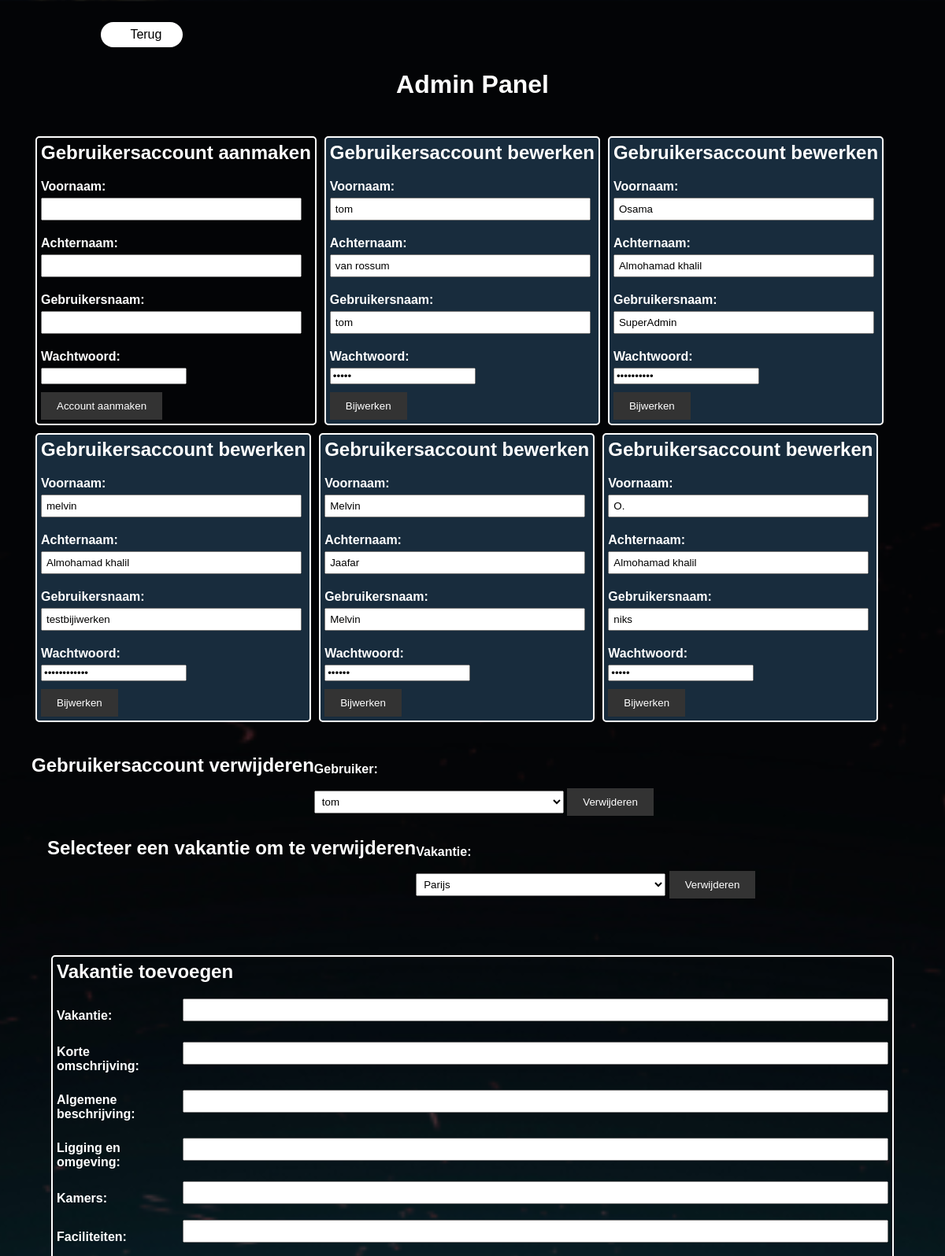
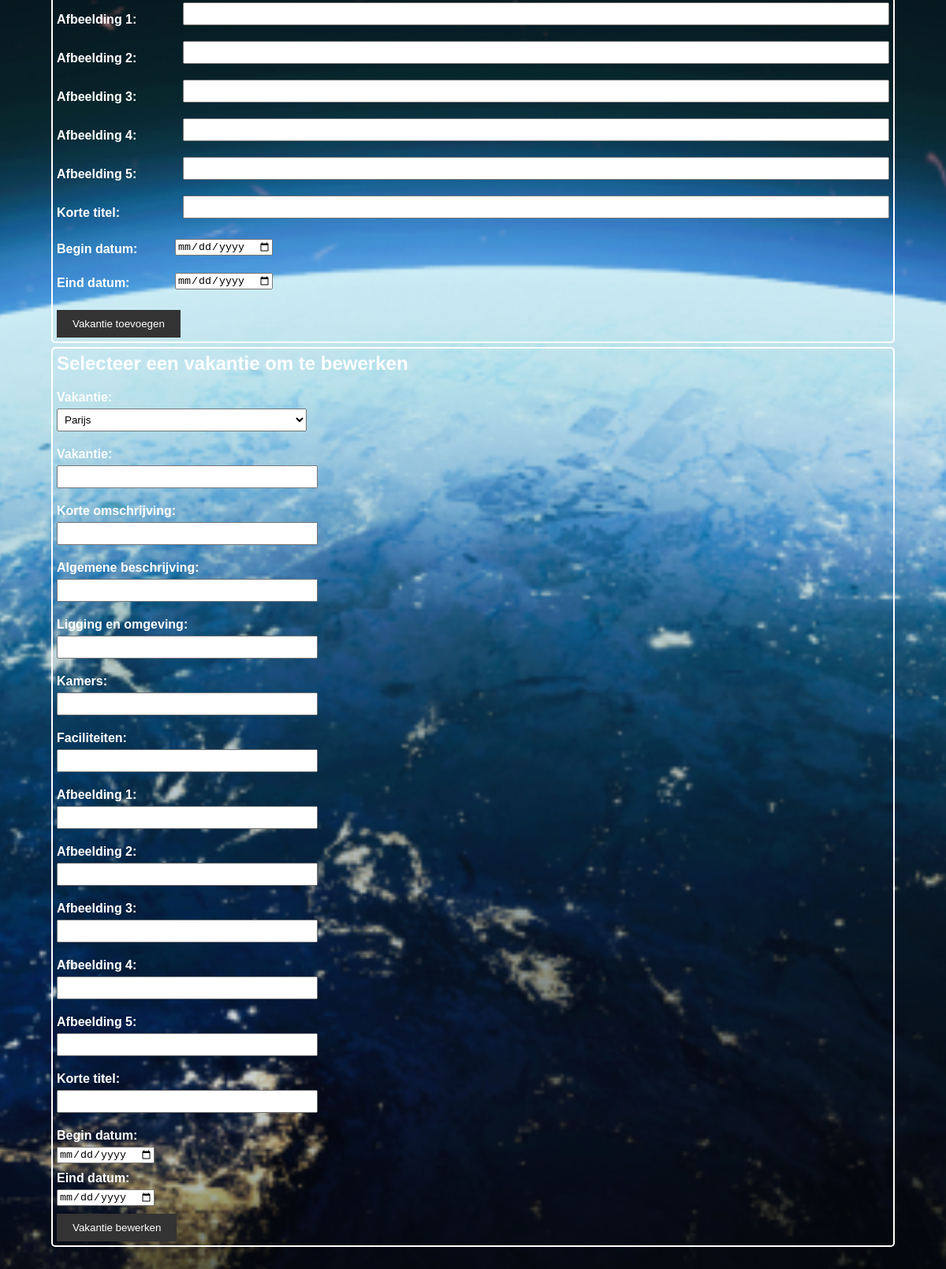
Page /AdminPanel.php on the committed database (2 pictures, top to bottom).
### tables this page shows
CREATE TABLE `member` (
  `id` int(11) NOT NULL,
  `firstname` varchar(50) NOT NULL,
  `lastname` varchar(50) NOT NULL,
  `username` varchar(30) NOT NULL,
  `password` varchar(12) NOT NULL
);

### AdminPanel.php (the view, shortened to what this page needs)
<!DOCTYPE html>
<html>
<head>
    <link rel="stylesheet" href="css/Contact.css">
    <link rel="stylesheet" href="css/bestemming.css">
    <link rel="stylesheet" href="css/adminpanel.css">
</head>
<body>
    <div class="terug-div">
        <a class="terug-button" href="index.php"><i class="fas fa-arrow-left"></i>Terug</a>
    </div>
    <h1>Admin Panel</h1>
    <div class="container">
        <div class="box">
            <form method="POST" class="aanmaken" action="register.php">
                <h2>Gebruikersaccount aanmaken</h2>
                <label for="firstname">Voornaam:</label>
                <input type="text" id="firstname" name="firstname" required><br>
                <label for="lastname">Achternaam:</label>
                <input type="text" id="lastname" name="lastname" required><br>
                <label for="username">Gebruikersnaam:</label>
                <input type="text" id="username" name="username" required><br>
                <label for="password">Wachtwoord:</label>
                <input type="password" id="password" name="password" required><br>
                <input type="submit" name="register" value="Account aanmaken">
            </form>
            <?php
            require_once './database/conn.php';
            $sql = "SELECT * FROM `member`";
            $stmt = $conn->prepare($sql);
            $stmt->execute();
            $users = $stmt->fetchAll(PDO::FETCH_ASSOC);
            if ($users) {
                foreach ($users as $user) {
                    ?>
                    <form method="POST" class="bewerken" action="">
                        <h2>Gebruikersaccount bewerken</h2>
                        <label for="firstname">Voornaam:</label>
                        <input type="text" id="firstname" name="firstname" value="<?php echo $user['firstname']; ?>"
                            required><br>
                        <label for="lastname">Achternaam:</label>
                        <input type="text" id="lastname" name="lastname" value="<?php echo $user['lastname']; ?>" required><br>
                        <label for="username">Gebruikersnaam:</label>
                        <input type="text" id="username" name="username" value="<?php echo $user['username']; ?>" required><br>
                        <label for="password">Wachtwoord:</label>
                        <input type="password" id="password" name="password" value="<?php echo $user['password']; ?>"
                            required><br>
                        <input type="submit" name="update" value="Bijwerken">
                    </form>
                    <?php
                }
            } else {
                echo "Geen gebruikers gevonden.";
            }
            ?>
        </div>
    </div>
    <div class="box">
        <?php
        require_once './database/conn.php';
        $stmt = $conn->prepare("SELECT * FROM `member`");
        $stmt->execute();
        $users = array();
        while ($row = $stmt->fetch(PDO::FETCH_ASSOC)) {
            $users[$row['id']] = $row['username'];
        }
        ?>
        <h2>Gebruikersaccount verwijderen</h2>
        <form method="POST">
            <label for="user">Gebruiker:</label>
            <select name="id" id="user">
                <?php foreach ($users as $id => $username) { ?>
                    <option value="<?php echo $id; ?>"><?php echo $username; ?></option>
                <?php } ?>
            </select>
            <input type="submit" name="delete" value="Verwijderen">
        </form>
        <div class="box">
            <?php
            $dsn = 'mysql:dbname=db_login;host=127.0.0.1';
            $user = 'root';
            $password = '';
            $dbh = new PDO($dsn, $user, $password);
            $stmt = $dbh->query("SELECT * FROM vakanties");
            $vakanties = array();
            while ($row = $stmt->fetch(PDO::FETCH_ASSOC)) {
                $vakanties[$row['id']] = $row['vakantie'];
            }
            ?>
            <h2>Selecteer een vakantie om te verwijderen</h2>
            <form method="POST">
                <label for="vakantie">Vakantie:</label>
                <select name="vakantie_id" id="vakantie">
                    <?php foreach ($vakanties as $id => $vakantie) { ?>
                        <option value="<?php echo $id; ?>"><?php echo $vakantie; ?></option>
                    <?php } ?>
                </select>
                <input type="submit" name="vakantie-verwijderen" value="Verwijderen">
            </form>
        </div>
        <div class="box vakantie-box">
            <form method="POST" class="aanmaken" action="vakantietoevoegen.php  ">
            <h2>Vakantie toevoegen</h2>
                <div class="form-row">
                    <label for="vakantie">Vakantie:</label>
                    <input type="text" id="vakantie" name="vakantie" required><br>
                </div>
                <div class="form-row">
                    <label for="korte_omschrijving">Korte omschrijving:</label>
                    <input type="text" id="korte_omschrijving" name="korte_omschrijving" required><br>
                </div>
                <div class="form-row">
                    <label for="algemene_beschrijving">Algemene beschrijving:</label>
                    <input type="text" id="algemene_beschrijving" name="algemene_beschrijving" required><br>
                </div>
                <div class="form-row">
                    <label for="ligging_omgeving">Ligging en omgeving:</label>
                    <input type="text" id="ligging_omgeving" name="ligging_omgeving" required><br>
                </div>
                <div class="form-row">
                    <label for="kamers">Kamers:</label>
                    <input type="text" id="kamers" name="kamers" required><br>
                </div>
                <div class="form-row">
                    <label for="faciliteiten">Faciliteiten:</label>
                    <input type="text" id="faciliteiten" name="faciliteiten" required><br>
                </div>
                <div class="form-row">
                    <label for="img1">Afbeelding 1:</label>
                    <input type="text" id="img1" name="img1"><br>
                </div>
                <div class="form-row">
                    <label for="img2">Afbeelding 2:</label>
                    <input type="text" id="img2" name="img2"><br>
                </div>
                <div class="form-row">
                    <label for="img3">Afbeelding 3:</label>
                    <input type="text" id="img3" name="img3"><br>
                </div>
                <div class="form-row">
                    <label for="img4">Afbeelding 4:</label>
                    <input type="text" id="img4" name="img4"><br>
                </div>
                <div class="form-row">
                    <label for="img5">Afbeelding 5:</label>
                    <input type="text" id="img5" name="img5"><br>
                </div>
                <div class="form-row">
                    <label for="kortetitel">Korte titel:</label>
                    <input type="text" id="kortetitel" name="kortetitel" required><br>
                </div>
                <div class="form-row">
                    <label for="begin_datum">Begin datum:</label>
                    <input type="date" id="begin_datum" name="begin_datum" required><br>
                </div>
                <div class="form-row">
                    <label for="eind_datum">Eind datum:</label>
                    <input type="date" id="eind_datum" name="eind_datum" required><br>
                </div>
                <input type="submit" name="vakantie-toevoegen" value="Vakantie toevoegen">
            </form>
            <?php
                 $dsn = 'mysql:dbname=db_login;host=127.0.0.1';
                 $user = 'root';
                 $password = '';
                 $dbh = new PDO($dsn, $user, $password);
                    $stmt = $dbh->query("SELECT * FROM vakanties");
                    $vakanties = array();
                    while ($row = $stmt->fetch(PDO::FETCH_ASSOC)) {
                        $vakanties[$row['id']] = $row['vakantie'];
                    }
            ?>
            <form method="POST" class="aanmaken">
            <h2>Selecteer een vakantie om te bewerken</h2>
                <label for="vakantie">Vakantie:</label>
                <select name="vakantie_id" id="vakantie">
                    <?php foreach ($vakanties as $id => $vakantie) { ?>
                        <option value="<?php echo $id; ?>"><?php echo $vakantie; ?></option>
                    <?php } ?>
                </select>
                <div class="from-row" >
                    <label for="vakanrie">Vakantie:</label>
                    <input type="text" id="vakantie" name="vakantie" required><br>
                </div>
                <div class="from-row">
                    <label for="korte_omschrijving">Korte omschrijving:</label>
                    <input type="text" id="korte_omschrijving" name="korte_omschrijving" required><br>
                </div>
                <div class="from-row">
                    <label for="algemene_beschrijving">Algemene beschrijving:</label>
                    <input type="text" id="algemene_beschrijving" name="algemene_beschrijving" required><br>
                </div>
                <div class="from-row">
                    <label for="ligging_omgeving">Ligging en omgeving:</label>
                    <input type="text" id="ligging_omgeving" name="ligging_omgeving" required><br>
                </div>
                <div class="from-row">
                    <label for="kamers">Kamers:</label>
                    <input type="text" id="kamers" name="kamers" required><br>
                </div>
                <div class="from-row">
                    <label for="faciliteiten">Faciliteiten:</label>
                    <input type="text" id="faciliteiten" name="faciliteiten" required><br>
                </div>
                <div class="from-row">
                    <label for="img1">Afbeelding 1:</label>
                    <input type="text" id="img1" name="img1"><br>
                </div>
                <div class="from-row">
                    <label for="img2">Afbeelding 2:</label>
                    <input type="text" id="img2" name="img2"><br>
                </div>
                <div class="from-row">
                    <label for="img3">Afbeelding 3:</label>
                    <input type="text" id="img3" name="img3"><br>
                </div>
                <div class="from-row">
                    <label for="img4">Afbeelding 4:</label>
                    <input type="text" id="img4" name="img4"><br>
                </div>
                <div class="from-row">
                    <label for="img5">Afbeelding 5:</label>
                    <input type="text" id="img5" name="img5"><br>
                </div>
                <div class="from-row">
                    <label for="kortetitel">Korte titel:</label>
                    <input type="text" id="kortetitel" name="kortetitel" required><br>
                </div>
                <div class="from-row">
                    <label for="begin_datum">Begin datum:</label>
                    <input type="date" id="begin_datum" name="begin_datum" required><br>
                </div>
                <div class="from-row">
                    <label for="eind_datum">Eind datum:</label>
                    <input type="date" id="eind_datum" name="eind_datum" required><br>
                </div>
                <input type="submit" name="vakantie_verwerk" value="Vakantie bewerken">
            </form>
        </div>
</body>
</html>

### css/Contact.css (style rules this page uses)
body { font-family: Arial, sans-serif; margin: 0; padding: 0; background-image: url(../img/Showcase-Cover.png); background-size: cover; background-position: center; }
.container { display: flex; justify-content: center; align-items: center; height: 100vh; }
h1 { color: #ffffff; }
h2 { color: #ffffff; }
label { display: block; margin-top: 10px; font-weight: bold; }
input[type="text"], input[type="email"], textarea { width: 100%; padding: 5px; }
input[type="submit"] { margin-top: 10px; padding: 10px 20px; background-color: #333; color: #fff; border: none; cursor: pointer; }

### css/bestemming.css (style rules this page uses)
.terug-button { display: flex; align-items: center; justify-content: center; width: 6.5rem; height: 2rem; margin: 0.5rem; gap: 10px; background-color: #ffffff; color: black; border: none; outline: none; text-decoration: none; cursor: pointer; border-radius: 1rem 1rem 1rem 1rem; }
.terug-div { width: 19%; display: flex; flex-direction: row-reverse; }
h1 { text-align: center; }
h2 { margin-top: 30px; }
label { display: block; margin-bottom: 5px; }
input[type="text"], input[type="email"], select { width: 317px; padding: 5px; margin-bottom: 10px; }

### css/adminpanel.css (style rules this page uses)
body { background-image: url('../img/Showcase-Cover.png'); background-size: cover; color: #fff; font-family: Arial, sans-serif; margin: 0; padding: 20px; }
h1 { text-align: center; }
.container { width: 100%; height: 790px; display: flex; flex-wrap: wrap; justify-content: space-between; align-items: center; }
.box { display: flex; width: 100%; height: 100%; padding: 20px; margin-bottom: 20px; box-sizing: border-box; flex-wrap: wrap; }
.bewerken { background-color: rgb(24, 44, 61); color: white; border: 2px solid white; border-radius: 5px; padding: 5px; margin: 5px; cursor: pointer; }
.aanmaken { color: white; border: 2px solid white; border-radius: 5px; padding: 5px; margin: 5px; cursor: pointer; }
h2 { margin-top: 0; }
.form-row { display: flex; align-items: center; margin-bottom: 10px; }
.form-row label { flex: 0 0 150px; }
.form-row input[type="text"] { flex: 1; margin-left: 10px; }
.vakantie-box { display: block; width: 100%; height: 100%; padding: 20px; margin-bottom: 20px; box-sizing: border-box; flex-wrap: wrap; }

### rows in the picture
member: firstname "tom", lastname "van rossum", username "tom"
member: firstname "Osama", lastname "Almohamad khalil", username "SuperAdmin"
member: firstname "melvin", lastname "Almohamad khalil", username "testbijiwerken"
member: firstname "Melvin", lastname "Jaafar", username "Melvin"
member: firstname "O.", lastname "Almohamad khalil", username "niks"

### other values in the picture
form field id "tom"
form field vakantie_id "Parijs"
